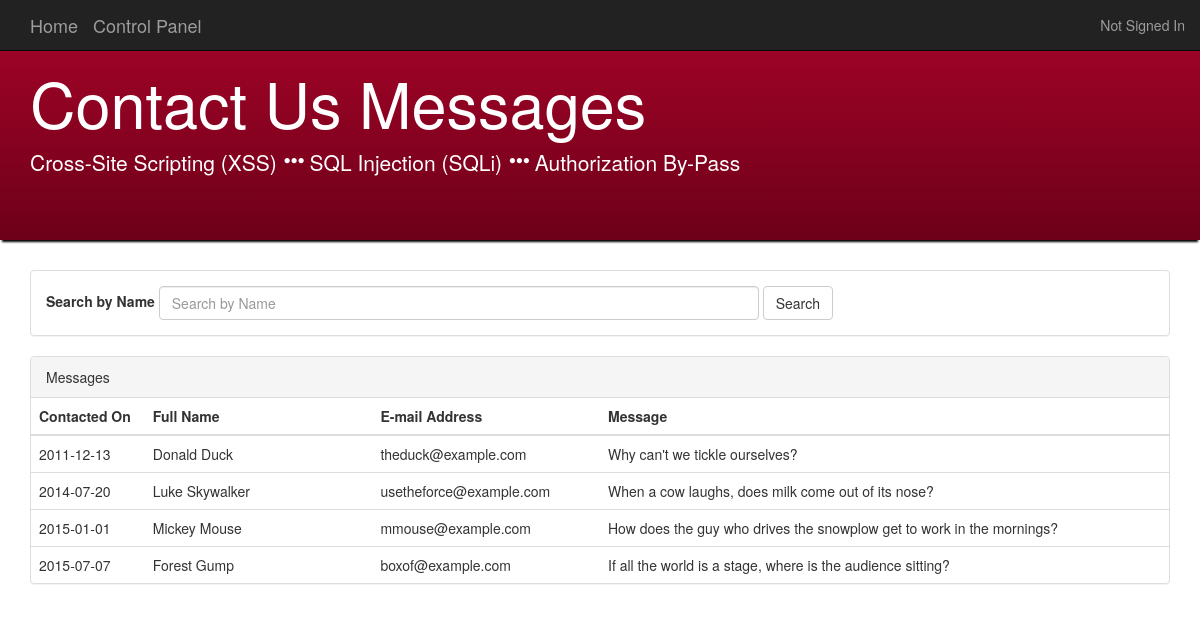
/ContactList.php, run on the app's committed database.
### tables this page shows
CREATE TABLE IF NOT EXISTS contact(
   contact_id int(11) NOT NULL AUTO_INCREMENT,
   full_name varchar(100) NOT NULL,
   email varchar(150) NOT NULL,
   message varchar(500) NOT NULL,
   sent_on DATE NOT NULL,
   PRIMARY KEY (contact_id)
);

### ContactList.php (the view, shortened to what this page needs)
<?php
    require("Config.php");
    if(isset($_POST['btnSearch'])) {
        search();
    }else{
        get_messages();
    }
    function get_messages(){
        global $dbname;
        global $dblocation;
        global $dbpassword;
        global $dbuser;
        $mysqli = new mysqli($dblocation, $dbuser, $dbpassword, $dbname);
        if(!$contact_list = $mysqli->query("SELECT * FROM wipl.contact ORDER BY sent_on")) {
            $error_message = "Failed to retrieve contacts " . $mysqli->error;
        }
    }
?>
<!doctype html>
<html lang="en">
<head>
    <?php include "_htmlhead.php" ?>
</head>
<body>
    <nav class="navbar navbar-inverse navbar-fixed-top">
        <div class="container">
            <div class="navbar-header">
                <a class="navbar-brand" href="Home.php">Home</a>
                <a class="navbar-brand" href="ControlPanel.php">Control Panel</a>
            </div>
            <div id="navbar" class="navbar-collapse collapse">
                <p class="navbar-text navbar-right">
                    <?php include "_navlogin.php" ?>
                </p>
            </div>
        </div>
    </nav>
    <div class="jumbotron banner">
        <div class="container banner-text">
            <h1>Contact Us Messages</h1>
            <p>
                Cross-Site Scripting (XSS)
                <span class="glyphicon glyphicon-option-horizontal" aria-hidden="true"></span>
                SQL Injection (SQLi)
                <span class="glyphicon glyphicon-option-horizontal" aria-hidden="true"></span>
                Authorization By-Pass
            </p>
        </div>
    </div>
    <div class="container">
        <div class="panel panel-default">
            <div class="panel-body">
                <form action="" method="post" class="form-inline">
                    <div class="form-group">
                        <label for="txtSearch">Search by Name</label>
                        <input id="txtSearch" name="txtSearch" type="text" class="form-control" placeholder="Search by Name" style="width:600px;" maxlength="100" data-validation="alphanumeric" />
                    </div>
                    <button id="btnSearch" name="btnSearch" type="submit" class="btn btn-default" value="1">Search</button>
                </form>
            </div>
        </div>
        <div class="panel panel-default">
            <div class="panel-heading">Messages</div>
            <table class="table">
                <thead>
                    <tr>
                        <th style="width:10%;">Contacted On</th>
                        <th style="width:20%;">Full Name</th>
                        <th style="width:20%;">E-mail Address</th>
                        <th style="width:50%;">Message</th>
                    </tr>
                </thead>
                <tbody>
                    <?php
                        while($row = $contact_list->fetch_assoc()){
                            echo "<tr>";
                            echo "<td>" . $row["sent_on"] . "</td>";
                            echo "<td>" . $row["full_name"] . "</td>";
                            echo "<td>" . $row["email"] . "</td>";
                            echo "<td>" . $row["message"] . "</td>";
                            echo "</tr>";
                        }
                    ?>
                </tbody>
            </table>
        </div>
    </div>
</body>
</html>

### _htmlhead.php
<link href="content/site.css" rel="stylesheet">
<link href="content/bootstrap-3-3-4/css/bootstrap.min.css" rel="stylesheet">

### _navlogin.php
<?php
    if(isset($_SESSION['user_fullname']) && strlen($_SESSION['user_fullname']) > 0) {
        echo '<ul class="nav navbar-nav navbar-right">';
        echo '<li class="dropdown">';
        echo '<a href="#" class="dropdown-toggle" data-toggle="dropdown" role="button" aria-expanded="false">';
        echo '<span class="glyphicon glyphicon-user" aria-hidden="true"></span>  ' . $_SESSION['user_fullname'] .'  <span class="caret"></span></a>';
        echo '<ul class="dropdown-menu" role="menu">';
        if(isset($_SESSION['isadmin']) && $_SESSION['isadmin'] == 1)
        {
            echo '<li><a href="ControlPanel.php">Control Panel</a></li>';
        }
        echo '<li><a href="Profile.php?id=' . $_SESSION["user_recordid"] . '">Profile</a></li>';
        echo '<li class="divider"></li>';
        echo '<li><a href="LogOut.php">Log Out</a></li>';
        echo '</ul>';
        echo '</li>';
        echo '</ul>';
    }else{
        echo "Not Signed In";
    }
?>

### content/site.css (style rules this page uses)
html { position: relative; min-height: 100%; }
body { margin-bottom: 60px; }
.banner { background-image: linear-gradient(to bottom, #A90329 0%, #8F0222 44%, #6D0019 100%); box-shadow: 0 4px 2px -2px #000; }
.banner-text { color:#ffffff; }

### data on the page
contact: sent_on "2011-12-13", full_name "Donald Duck", email "theduck@example.com", message "Why can't we tickle ourselves?"
contact: sent_on "2014-07-20", full_name "Luke Skywalker", email "usetheforce@example.com", message "When a cow laughs, does milk come out of its nose?"
contact: sent_on "2015-01-01", full_name "Mickey Mouse", email "mmouse@example.com", message "How does the guy who drives the snowplow get to work in the mornings?"
contact: sent_on "2015-07-07", full_name "Forest Gump", email "boxof@example.com", message "If all the world is a stage, where is the audience sitting?"
